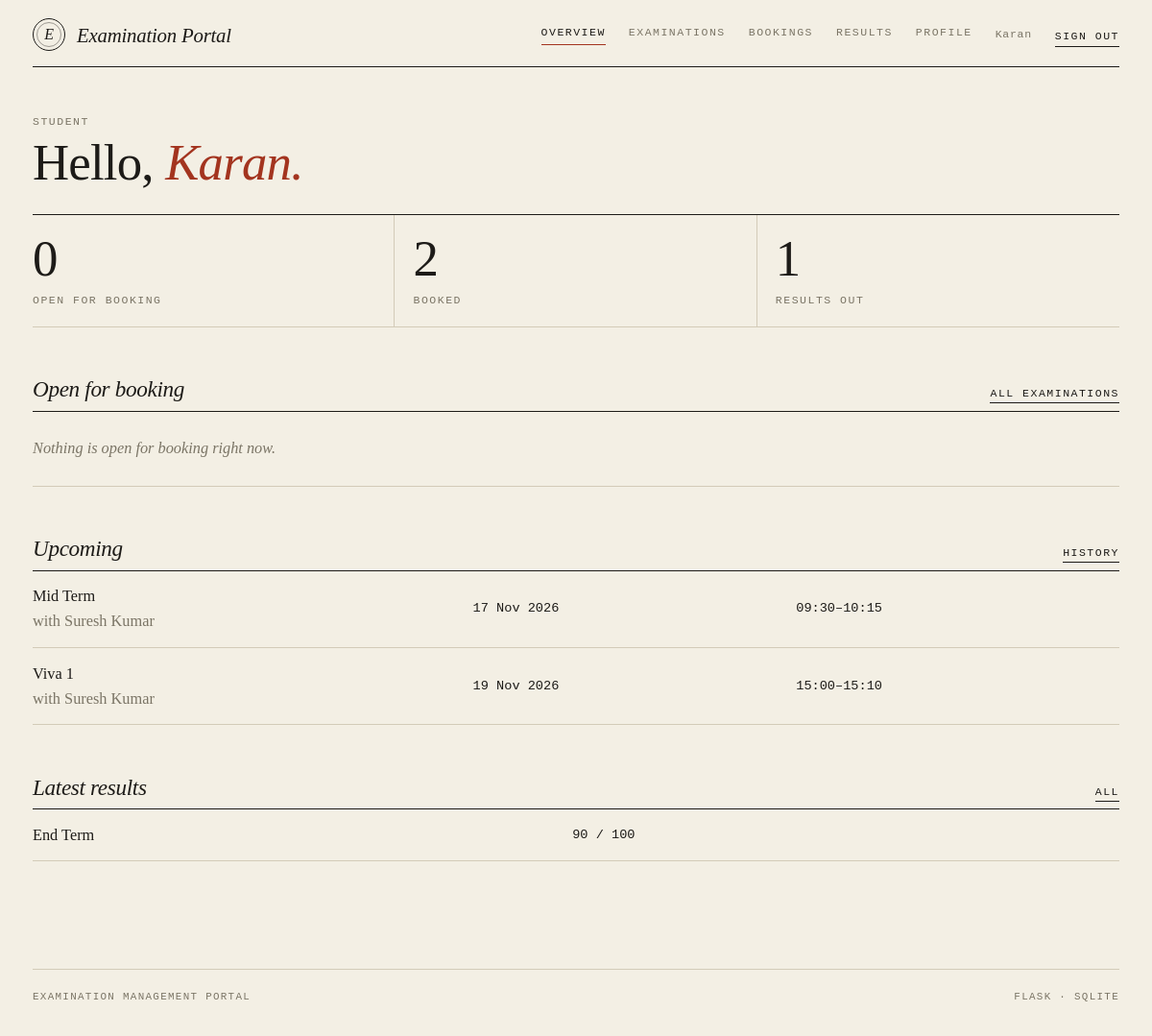
/student/ (signed in), run on the app's committed database.
### tables this page shows
CREATE TABLE users (
    id            INTEGER PRIMARY KEY AUTOINCREMENT,
    email         TEXT NOT NULL UNIQUE,
    password_hash TEXT NOT NULL,
    role          TEXT NOT NULL CHECK (role IN ('admin','examiner','student')),
    full_name     TEXT NOT NULL,
    phone         TEXT,
    department    TEXT,
    status        TEXT NOT NULL DEFAULT 'active'
                  CHECK (status IN ('active','pending','inactive')),
    created_on    TEXT NOT NULL DEFAULT (date('now','localtime'))
);

CREATE TABLE bookings (
    id           INTEGER PRIMARY KEY AUTOINCREMENT,
    student_id   INTEGER NOT NULL REFERENCES users(id),
    slot_id      INTEGER NOT NULL REFERENCES slots(id),
    exam_id      INTEGER NOT NULL REFERENCES exams(id),
    booking_date TEXT NOT NULL DEFAULT (datetime('now','localtime')),
    status       TEXT NOT NULL DEFAULT 'Booked'
                 CHECK (status IN ('Booked','Cancelled','Completed'))
);

CREATE TABLE exams (
    id                INTEGER PRIMARY KEY AUTOINCREMENT,
    course_id         INTEGER NOT NULL REFERENCES courses(id),
    name              TEXT NOT NULL,
    type              TEXT NOT NULL
                      CHECK (type IN ('Viva','Practical','Project Demo','Assessment')),
    duration          INTEGER NOT NULL,              -- minutes
    max_marks         INTEGER NOT NULL,
    slot_create_start TEXT NOT NULL,
    slot_create_end   TEXT NOT NULL,
    book_start        TEXT NOT NULL,
    book_end          TEXT NOT NULL,
    status            TEXT NOT NULL DEFAULT 'Draft'
                      CHECK (status IN ('Draft','Slot Creation','Booking Open','Closed','Completed')),
    results_published INTEGER NOT NULL DEFAULT 0
);

CREATE TABLE slots (
    id              INTEGER PRIMARY KEY AUTOINCREMENT,
    exam_id         INTEGER NOT NULL REFERENCES exams(id) ON DELETE CASCADE,
    examiner_id     INTEGER NOT NULL REFERENCES users(id),
    date            TEXT NOT NULL,
    start_time      TEXT NOT NULL,
    end_time        TEXT NOT NULL,
    capacity        INTEGER NOT NULL CHECK (capacity > 0),
    available_seats INTEGER NOT NULL,
    status          TEXT NOT NULL DEFAULT 'Available'
                    CHECK (status IN ('Available','Full','Cancelled','Completed'))
);

CREATE TABLE evaluations (
    id           INTEGER PRIMARY KEY AUTOINCREMENT,
    booking_id   INTEGER NOT NULL UNIQUE REFERENCES bookings(id),
    total_marks  REAL NOT NULL,
    remarks      TEXT,
    evaluated_on TEXT NOT NULL DEFAULT (datetime('now','localtime'))
);

### routes/student.py (the view)
@bp.route("/")
def dashboard():
    db, me = get_db(), g.user["id"]
    exams = db.execute(EXAM_SQL + " ORDER BY e.id DESC", {"me": me}).fetchall()
    open_exams = [e for e in exams if booking_open(e) and not e["my_status"] and e["open_slots"]]
    upcoming = db.execute(
        "SELECT b.*, e.name AS exam, s.date, s.start_time, s.end_time, u.full_name AS examiner "
        "FROM bookings b JOIN slots s ON s.id=b.slot_id JOIN exams e ON e.id=b.exam_id "
        "JOIN users u ON u.id=s.examiner_id WHERE b.student_id=? AND b.status='Booked' "
        "ORDER BY s.date, s.start_time", (me,)).fetchall()
    results = _results(me)
    stats = [("Open for booking", len(open_exams)), ("Booked", len(upcoming)),
             ("Results out", len(results))]
    return render_template("student/dashboard.html", stats=stats, open_exams=open_exams[:5],
                           upcoming=upcoming, results=results[:3])

### db.py (called while the page is built)
def _connect(path):
    con = sqlite3.connect(path, isolation_level=None)  # we manage transactions
    con.row_factory = sqlite3.Row
    con.execute("PRAGMA foreign_keys = ON")
    return con

def get_db():
    if "db" not in g:
        g.db = _connect(current_app.config["DATABASE"])
    return g.db

### logic.py (called while the page is built)
def today():
    return date.today().isoformat()

def booking_open(exam):
    return (exam["status"] == "Booking Open"
            and exam["book_start"] <= today() <= exam["book_end"])

def csrf_token():
    if "_csrf" not in session:
        session["_csrf"] = secrets.token_hex(16)
    return session["_csrf"]

def csrf_field():
    return Markup('<input type="hidden" name="_csrf" value="%s">' % csrf_token())

### routes/student.py (called while the page is built)
@bp.before_request
def guard():
    if not g.user:
        return redirect(url_for("auth.login"))
    if g.user["role"] != "student":
        abort(403)

def _results(me):
    db = get_db()
    rows = db.execute(
        "SELECT b.id, e.id AS exam_id, e.name AS exam, e.max_marks, s.date, ev.id AS ev_id, "
        "ev.total_marks, ev.remarks, u.full_name AS examiner FROM bookings b "
        "JOIN exams e ON e.id=b.exam_id JOIN slots s ON s.id=b.slot_id "
        "JOIN users u ON u.id=s.examiner_id JOIN evaluations ev ON ev.booking_id=b.id "
        "WHERE b.student_id=? AND e.results_published=1 ORDER BY ev.evaluated_on DESC", (me,)).fetchall()
    out = []
    for r in rows:
        parts = db.execute(
            "SELECT ru.criterion, ru.max_marks, sc.marks FROM scores sc "
            "JOIN rubrics ru ON ru.id=sc.rubric_id WHERE sc.evaluation_id=? ORDER BY ru.id",
            (r["ev_id"],)).fetchall()
        out.append({**dict(r), "parts": parts})
    return out

### templates/student/dashboard.html (shortened to what this page needs)
{% extends 'base.html' %}
{% from 'macros.html' import head, numbers, st %}
{% block body %}
{{ head('Student', 'Hello,', g.user.full_name.split()[0] ~ '.') }}
{{ numbers(stats) }}
<section class="section">
  <div class="section-head"><h2>Open for booking</h2><a class="act" href="{{ url_for('student.exams') }}">all examinations</a></div>
  {% if open_exams %}
  <table class="table"><tbody>
    {% for e in open_exams %}
    <tr><td>{{ e.name }}<div class="muted mono">{{ e.code }} · {{ e.type }} · {{ e.duration }} min</div></td>
        <td class="mono">{{ e.open_slots }} slot{{ '' if e.open_slots == 1 else 's' }}</td>
        <td class="mono">until {{ e.book_end|dmy }}</td>
        <td class="r"><a class="act" href="{{ url_for('student.exam', eid=e.id) }}">choose a slot</a></td></tr>
    {% endfor %}</tbody></table>
  {% else %}<div class="empty">Nothing is open for booking right now.</div>{% endif %}
</section>
<section class="section">
  <div class="section-head"><h2>Upcoming</h2><a class="act" href="{{ url_for('student.bookings') }}">history</a></div>
  {% if upcoming %}
  <table class="table"><tbody>
    {% for b in upcoming %}
    <tr><td>{{ b.exam }}<div class="muted">with {{ b.examiner }}</div></td>
        <td class="mono">{{ b.date|dmy }}</td><td class="mono">{{ b.start_time }}–{{ b.end_time }}</td></tr>
    {% endfor %}</tbody></table>
  {% else %}<div class="empty">No bookings yet.</div>{% endif %}
</section>
<section class="section">
  <div class="section-head"><h2>Latest results</h2><a class="act" href="{{ url_for('student.results') }}">all</a></div>
  {% if results %}
  <table class="table"><tbody>
    {% for r in results %}
    <tr><td>{{ r.exam }}</td><td class="mono">{{ r.total_marks|num }} / {{ r.max_marks }}</td></tr>
    {% endfor %}</tbody></table>
  {% else %}<div class="empty">No published results.</div>{% endif %}
</section>
{% endblock %}

### templates/macros.html (shortened to what this page needs)
{% macro head(eyebrow, title, em='', lede='') %}
<div class="page-head">
  <div class="eyebrow">{{ eyebrow }}</div>
  <h1 class="title">{{ title }}{% if em %} <em>{{ em }}</em>{% endif %}</h1>
</div>
{% endmacro %}
{% macro numbers(items) %}
<div class="stats">
  {% for label, n in items %}<div class="stat"><div class="n">{{ n }}</div><div class="eyebrow">{{ label }}</div></div>{% endfor %}
</div>
{% endmacro %}

### templates/nav.html
{% set links = {
  'admin': [('admin.dashboard','Overview'),('admin.courses','Courses'),('admin.exams','Examinations'),
            ('admin.examiners','Examiners'),('admin.students','Students'),('admin.slots','Slots'),
            ('admin.bookings','Bookings')],
  'examiner': [('examiner.dashboard','Overview')],
  'student': [('student.dashboard','Overview'),('student.exams','Examinations'),
              ('student.bookings','Bookings'),('student.results','Results'),('student.profile','Profile')]
} %}
<header class="site-nav">
  <a class="brand" href="{{ url_for('auth.index') }}"><span class="seal">E</span>Examination Portal</a>
  <nav class="nav-links">
    {% if g.user and not (g.user.role == 'examiner' and g.user.status != 'active') %}
      {% for ep, label in links[g.user.role] %}
        {% set u = url_for(ep) %}
        <a href="{{ u }}" class="{{ 'on' if ((request.path == u) if loop.first else request.path.startswith(u)) }}">{{ label }}</a>
      {% endfor %}
    {% endif %}
    {% if g.user %}
      <span class="who">{{ g.user.full_name }}</span>
      <form method="post" action="{{ url_for('auth.logout') }}" class="d-inline">{{ csrf_field() }}
        <button class="act">Sign out</button></form>
    {% endif %}
  </nav>
</header>

### static/css/style.css (style rules this page uses)
:root { --paper: #f3efe4; --paper-2: #e9e3d1; --ink: #1d1b18; --muted: #7b7566; --rule: #d3cbb8; --accent: #a3341f; --ok: #4a6741; --warn: #a67c1f; --serif: "Iowan Old Style", "Palatino Linotype", Palatino, "Book Antiqua", Georgia, serif; --mono: ui-monospace, "SF Mono", "Cascadia Mono", Menlo, Consolas, monospace; }
html, body { background: var(--paper); }
body { color: var(--ink); font-family: var(--serif); font-size: 1.02rem; line-height: 1.6; -webkit-font-smoothing: antialiased; }
a { color: var(--ink); text-decoration-color: var(--accent); text-underline-offset: 3px; }
h1, h2, h3 { font-weight: 400; letter-spacing: -0.015em; }
.mono { font-family: var(--mono); font-size: .85rem; }
.muted { color: var(--muted); }
.site-nav { display: flex; flex-wrap: wrap; gap: .8rem 2rem; align-items: center; justify-content: space-between; padding: 1.2rem 0 1rem; border-bottom: 1px solid var(--ink); }
.brand { display: flex; align-items: center; gap: .75rem; text-decoration: none; font-style: italic; font-size: 1.3rem; letter-spacing: -.01em; }
.seal { width: 34px; height: 34px; border: 1px solid var(--ink); border-radius: 50%; display: grid; place-items: center; position: relative; font-size: 1rem; }
.seal::after { content: ""; position: absolute; inset: 3px; border: 1px solid var(--ink); border-radius: 50%; opacity: .4; }
.nav-links { display: flex; flex-wrap: wrap; gap: .4rem 1.5rem; align-items: center; }
.nav-links a, .act, .eyebrow, .btn, th, .st, .form-label { font-family: var(--mono); font-size: .72rem; letter-spacing: .13em; text-transform: uppercase; }
.nav-links a { color: var(--muted); text-decoration: none; padding-bottom: 3px; border-bottom: 1px solid transparent; }
.nav-links a:hover, .nav-links a.on { color: var(--ink); }
.nav-links a.on { border-bottom-color: var(--accent); }
.who { font-family: var(--mono); font-size: .72rem; color: var(--muted); letter-spacing: .06em; }
.eyebrow { color: var(--muted); }
.page-head { margin: 3rem 0 1.6rem; }
.title { font-size: clamp(2.1rem, 4.4vw, 3.4rem); line-height: 1.04; margin: .35rem 0 0; }
.title em, h2 em { color: var(--accent); }
.section { margin-top: 3.2rem; }
.section-head { display: flex; justify-content: space-between; align-items: baseline; border-bottom: 1px solid var(--ink); padding-bottom: .45rem; gap: 1rem; flex-wrap: wrap; }
.section-head h2 { font-size: 1.45rem; font-style: italic; margin: 0; }
.stats { display: grid; grid-template-columns: repeat(auto-fit, minmax(150px, 1fr)); border-top: 1px solid var(--ink); border-bottom: 1px solid var(--rule); }
.stat { padding: 1.2rem 1rem 1.1rem 0; border-right: 1px solid var(--rule); }
.stat + .stat { padding-left: 1.2rem; }
.stat:last-child { border-right: 0; }
.stat .n { font-size: 3.3rem; font-weight: 300; line-height: 1; letter-spacing: -.04em; }
.stat .eyebrow { margin-top: .5rem; }
.table { --bs-table-bg: transparent; --bs-table-color: var(--ink); --bs-table-hover-bg: rgba(29, 27, 24, .035); --bs-table-hover-color: var(--ink); margin: 0; border-color: var(--rule); }
.table > :not(caption) > * > * { background: transparent; box-shadow: none; padding: .85rem .8rem .85rem 0; border-bottom: 1px solid var(--rule); vertical-align: middle; }
.table td.mono { white-space: nowrap; }
.empty { padding: 1.6rem 0; color: var(--muted); font-style: italic; border-bottom: 1px solid var(--rule); }
.act { color: var(--ink); text-decoration: none; border: 0; background: none; padding: 0; border-bottom: 1px solid var(--ink); margin-right: 1rem; cursor: pointer; }
.act:last-child { margin-right: 0; }

### data on the page
users: user.full_name "Karan", role "STUDENT"
bookings: exam "Mid Term", examiner "Suresh Kumar", date|dmy "17 Nov 2026", start_time "09:30", end_time "10:15"
bookings: exam "Viva 1", examiner "Suresh Kumar", date|dmy "19 Nov 2026", start_time "15:00", end_time "15:10"
evaluations: exam "End Term", total_marks|num "90", max_marks "100"

### other printed values
{{ label }} "OVERVIEW" "EXAMINATIONS" "BOOKINGS" "RESULTS" "PROFILE"
{{ title }} "Hello,"
{{ em }} "Karan."
{{ n }} "0" "2" "1"
{{ label }} "OPEN FOR BOOKING" "BOOKED" "RESULTS OUT"
